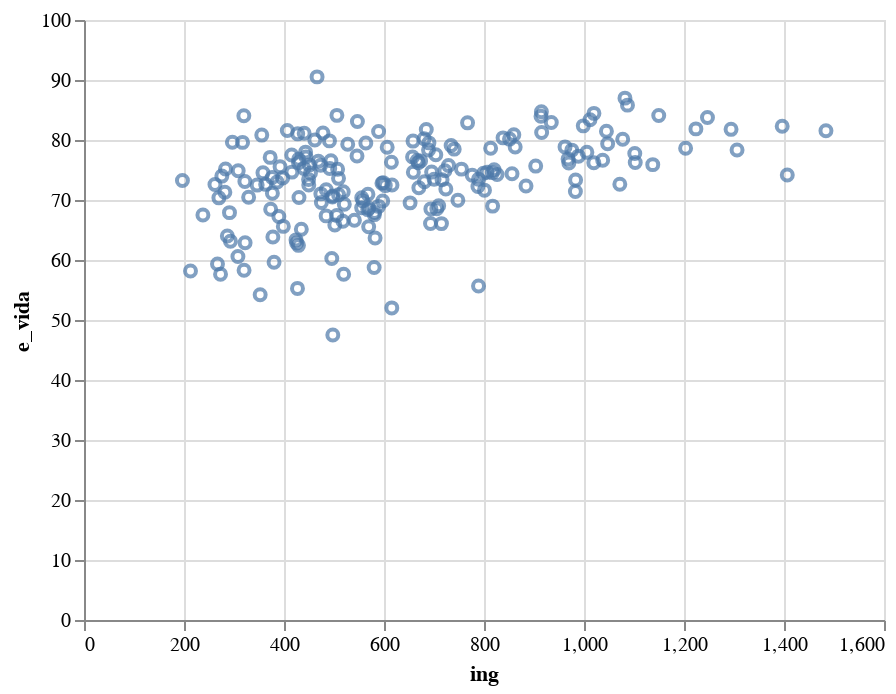

Write notebook code for a chart like this one.
### Code cell
#Gráfico Nº2: Gráfico de dispersion entre nivel de ingresos y la esperanza de vida
g2 = alt.Chart(data).mark_point().encode(
    x = alt.X("ing"),
        y = alt.Y("e_vida"),
    )

g2

### Figure 1 — Vega-Lite specification as saved in the notebook (floating-point values rounded to 4 significant figures; data arrays with more than 128 entries replaced by an {"elided": "..."} marker saying what was removed)
{"config": {"view": {"continuousWidth": 400, "continuousHeight": 300}}, "data": {"name": "data-8fda160f6ee09c2b477592938e7ca427"}, "mark": "point", "encoding": {"x": {"field": "ing", "type": "quantitative"}, "y": {"field": "e_vida", "type": "quantitative"}}, "$schema": "https://vega.github.io/schema/vega-lite/v4.17.0.json", "datasets": {"data-8fda160f6ee09c2b477592938e7ca427": {"elided": "194 records"}}}
